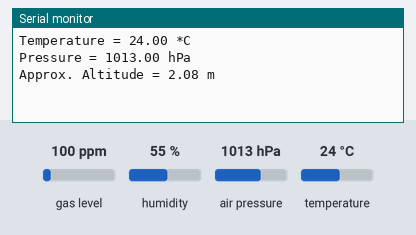
A sketch run on a simulated Arduino Mega 2560, built with avr-gcc and run on an emulated ATmega2560. Shown: the last lines printed to the serial monitor. The inputs (shaded band) are chosen by the test bench; at power-on: air pressure 1013 hPa, temperature 24 °C, gas level 100 ppm, humidity 55 %.

Above: at 1.2 s.
1.3 s: air pressure set to 952 hPa
At 3.5 s:
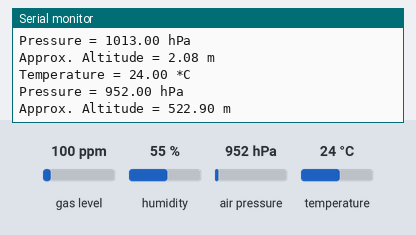
3.8 s: temperature set to 12 °C
At 4.8 s:
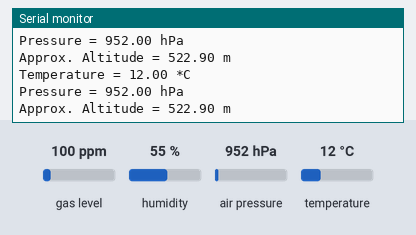
6.3 s: air pressure set to 975 hPa
At 7.3 s:
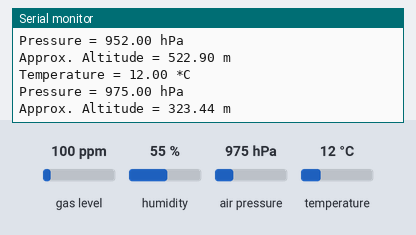
Timing chart, 0 to 9.3 s (numbered marks = the images above; inputs shaded):
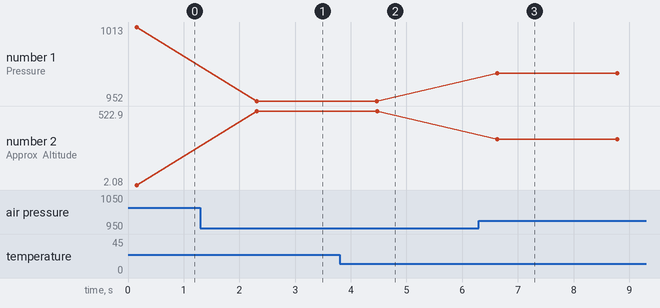

The sketch:

gfc1.ino
```cpp
#include <Wire.h>
#include <SPI.h>
#include <Adafruit_Sensor.h>
#include "Adafruit_BMP3XX.h"

#define BMP_SCK 18
#define BMP_MISO 19
#define BMP_MOSI 23
#define BMP_CS 5

#define seapressure (1013.25)

Adafruit_BMP3XX bmp;

void setup() {
  Serial.begin(115200);
  while (!Serial);
  //if (! bmp.begin_SPI(BMP_CS)) { //hardwar spi
  if (! bmp.begin_SPI(BMP_CS, BMP_SCK, BMP_MISO, BMP_MOSI)) { //software spi
    Serial.println("Could not find a valid BMP3 sensor, check wiring!");
    while (1);
  }
  bmp.setTemperatureOversampling(BMP3_OVERSAMPLING_8X);
  bmp.setPressureOversampling(BMP3_OVERSAMPLING_4X);
  bmp.setIIRFilterCoeff(BMP3_IIR_FILTER_COEFF_3);
  bmp.setOutputDataRate(BMP3_ODR_50_HZ);
}

void loop() {
  if (! bmp.performReading()) {
    Serial.println("Failed to perform reading :(");
    return;
  }
  Serial.print("Temperature = ");
  Serial.print(bmp.temperature);
  Serial.println(" *C");

  Serial.print("Pressure = ");
  Serial.print(bmp.pressure / 100.0);
  Serial.println(" hPa");

  Serial.print("Approx. Altitude = ");
  Serial.print(bmp.readAltitude(seapressure));
  Serial.println(" m");

  Serial.println();
  delay(2000);
}
```

Measured:
- after the input at 1.3 s, the serial monitor: prints a new line after 1.0 s (image 1)
- after the input at 3.8 s, the serial monitor: prints a new line after 0.67 s (image 2)
- after the input at 6.3 s, the serial monitor: prints a new line after 0.33 s (image 3)
- plotted number 1: 1013 → 952 after the input at 1.3 s, 952 → 975 after the input at 6.3 s
- plotted number 2: 2.08 → 522.9 after the input at 1.3 s, 522.9 → 323.44 after the input at 6.3 s
